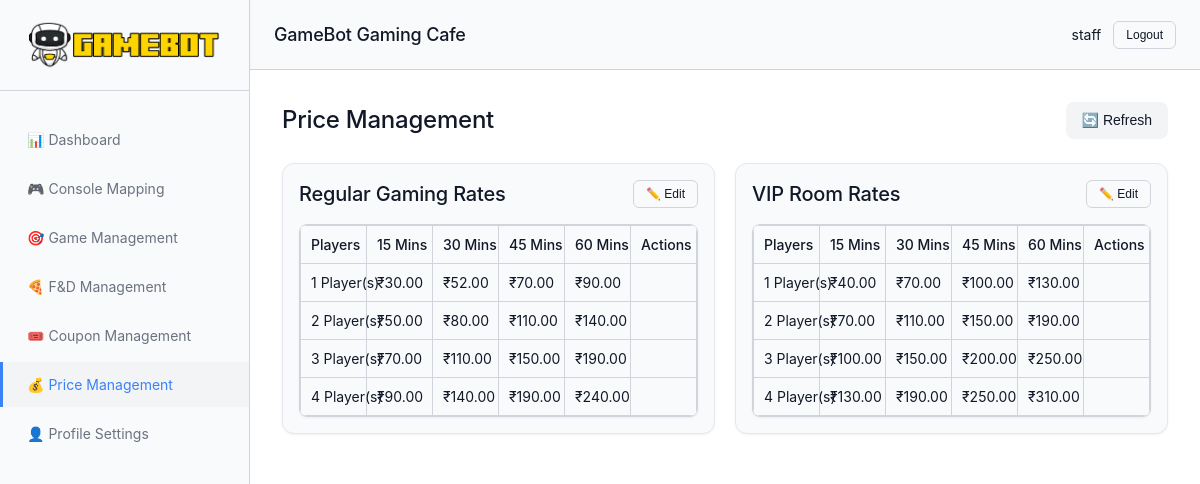
/pages/pricing.php (signed in), run on the app's committed database.
### tables this page shows
CREATE TABLE `users` (
  `id` int(11) NOT NULL,
  `full_name` varchar(255) NOT NULL,
  `username` varchar(100) NOT NULL,
  `email` varchar(255) NOT NULL,
  `phone` varchar(20) DEFAULT NULL,
  `password` varchar(255) NOT NULL,
  `role` enum('Admin','Manager','Staff') NOT NULL DEFAULT 'Staff',
  `branch_id` int(11) DEFAULT 1,
  `status` enum('Active','Inactive') NOT NULL DEFAULT 'Active',
  `created_at` timestamp NOT NULL DEFAULT current_timestamp(),
  `updated_at` timestamp NOT NULL DEFAULT current_timestamp() ON UPDATE current_timestamp()
);

CREATE TABLE `pricing` (
  `id` int(11) NOT NULL,
  `rate_type` enum('regular','vip') NOT NULL,
  `player_count` int(11) NOT NULL,
  `duration_15` decimal(10,2) DEFAULT NULL,
  `duration_30` decimal(10,2) DEFAULT NULL,
  `duration_45` decimal(10,2) DEFAULT NULL,
  `duration_60` decimal(10,2) DEFAULT NULL,
  `branch_id` int(11) DEFAULT 1,
  `updated_at` timestamp NOT NULL DEFAULT current_timestamp() ON UPDATE current_timestamp()
);

### config/auth.php (called while the page is built, shortened)
<?php
class Auth
{
    public static function userId()
    {
        return $_SESSION['user_id'] ?? null;
    }
    public static function user()
    {
        $db = getDB();
        $userId = self::userId();
        $stmt = $db->prepare("SELECT id, full_name, username, email, phone, role, branch_id, status FROM users WHERE id = ? LIMIT 1");
        $stmt->bind_param("i", $userId);
        $stmt->execute();
        $result = $stmt->get_result();
        if ($result->num_rows > 0) {
            return $result->fetch_assoc();
        }
        return null;
    }
}

### pages/pricing.php (the view, shortened to what this page needs)
<?php
$currentPage = 'pricing';
require_once __DIR__ . '/../includes/header.php';
$db = getDB();
$regularPricing = [];
$vipPricing = [];
$stmt = $db->prepare("SELECT * FROM pricing WHERE rate_type = 'regular' ORDER BY player_count ASC");
$stmt->execute();
$result = $stmt->get_result();
while ($row = $result->fetch_assoc()) {
    $regularPricing[] = $row;
}
$stmt = $db->prepare("SELECT * FROM pricing WHERE rate_type = 'vip' ORDER BY player_count ASC");
$stmt->execute();
$result = $stmt->get_result();
while ($row = $result->fetch_assoc()) {
    $vipPricing[] = $row;
}
?>
<section id="price-management" class="content-section active">
    <div class="section-header">
        <h2 class="section-title">Price Management</h2>
        <div class="header-actions">
            <button id="refresh-pricing-btn" class="btn btn--secondary">🔄 Refresh</button>
        </div>
    </div>
    <div class="pricing-management-grid" id="pricing-grid">
        <div class="card">
            <div class="card__body">
                <div class="pricing-section-header">
                    <h3>Regular Gaming Rates</h3>
                    <button class="btn btn--sm btn--outline" onclick="editRegularRates()">✏️ Edit</button>
                </div>
                <div class="pricing-table">
                    <table class="data-table">
                        <thead>
                            <tr>
                                <th>Players</th>
                                <th>15 Mins</th>
                                <th>30 Mins</th>
                                <th>45 Mins</th>
                                <th>60 Mins</th>
                                <th>Actions</th>
                            </tr>
                        </thead>
                        <tbody id="regular-pricing">
                            <?php foreach ($regularPricing as $rate): ?>
                                <tr>
                                    <td><?php echo $rate['player_count']; ?> Player(s)</td>
                                    <td>₹<?php echo number_format($rate['duration_15'], 2); ?></td>
                                    <td>₹<?php echo number_format($rate['duration_30'], 2); ?></td>
                                    <td>₹<?php echo number_format($rate['duration_45'], 2); ?></td>
                                    <td>₹<?php echo number_format($rate['duration_60'], 2); ?></td>
                                    <td>
                                    </td>
                                </tr>
                            <?php endforeach; ?>
                        </tbody>
                    </table>
                </div>
            </div>
        </div>
        <div class="card">
            <div class="card__body">
                <div class="pricing-section-header">
                    <h3>VIP Room Rates</h3>
                    <button class="btn btn--sm btn--outline" onclick="editVipRates()">✏️ Edit</button>
                </div>
                <div class="pricing-table">
                    <table class="data-table">
                        <thead>
                            <tr>
                                <th>Players</th>
                                <th>15 Mins</th>
                                <th>30 Mins</th>
                                <th>45 Mins</th>
                                <th>60 Mins</th>
                                <th>Actions</th>
                            </tr>
                        </thead>
                        <tbody id="vip-pricing">
                            <?php foreach ($vipPricing as $rate): ?>
                                <tr>
                                    <td><?php echo $rate['player_count']; ?> Player(s)</td>
                                    <td>₹<?php echo number_format($rate['duration_15'], 2); ?></td>
                                    <td>₹<?php echo number_format($rate['duration_30'], 2); ?></td>
                                    <td>₹<?php echo number_format($rate['duration_45'], 2); ?></td>
                                    <td>₹<?php echo number_format($rate['duration_60'], 2); ?></td>
                                    <td>
                                    </td>
                                </tr>
                            <?php endforeach; ?>
                        </tbody>
                    </table>
                </div>
            </div>
        </div>
    </div>
</section>
<?php require_once __DIR__ . '/../includes/footer.php'; ?>

### includes/header.php (shortened to what this page needs)
<?php
require_once __DIR__ . '/../config/auth.php';
$currentUser = Auth::user();
?>
<!DOCTYPE html>
<html lang="en">
<head>
    <link rel="stylesheet" href="<?php echo SITE_URL; ?>/style.css">
</head>
<body>
    <div id="main-app" class="main-app">
        <header class="header">
            <div class="header-content">
                <h1 class="header-title"><?php echo SITE_NAME; ?></h1>
                <div class="header-actions">
                    <div class="user-info">
                        <span id="current-user"><?php echo htmlspecialchars($currentUser['full_name']); ?></span>
                        <button id="logout-btn" class="btn btn--outline btn--sm" onclick="logout()">Logout</button>
                    </div>
                </div>
            </div>
        </header>
        <nav class="sidebar">
            <div class="sidebar-logo">
                <img src="<?php echo SITE_URL; ?>/assets/logo.png" alt="GAMEBOT Logo" class="logo-img">
            </div>
            <ul class="nav-menu">
                <li><a href="<?php echo SITE_URL; ?>/pages/dashboard.php" class="nav-item <?php echo ($currentPage ?? '') === 'dashboard' ? 'active' : ''; ?>">📊 Dashboard</a></li>
                <li><a href="<?php echo SITE_URL; ?>/pages/console-mapping.php" class="nav-item <?php echo ($currentPage ?? '') === 'console-mapping' ? 'active' : ''; ?>">🎮 Console Mapping</a></li>
                <li><a href="<?php echo SITE_URL; ?>/pages/games.php" class="nav-item <?php echo ($currentPage ?? '') === 'games' ? 'active' : ''; ?>">🎯 Game Management</a></li>
                <li><a href="<?php echo SITE_URL; ?>/pages/fandd-management.php" class="nav-item <?php echo ($currentPage ?? '') === 'fandd-management' ? 'active' : ''; ?>">🍕 F&D Management</a></li>
                <li><a href="<?php echo SITE_URL; ?>/pages/coupons.php" class="nav-item <?php echo ($currentPage ?? '') === 'coupons' ? 'active' : ''; ?>">🎟️ Coupon Management</a></li>
                <li><a href="<?php echo SITE_URL; ?>/pages/pricing.php" class="nav-item <?php echo ($currentPage ?? '') === 'pricing' ? 'active' : ''; ?>">💰 Price Management</a></li>
                <li><a href="<?php echo SITE_URL; ?>/pages/profile.php" class="nav-item <?php echo ($currentPage ?? '') === 'profile' ? 'active' : ''; ?>">👤 Profile Settings</a></li>
            </ul>
        </nav>
        <main class="main-content">

### data on the page
users: full_name "staff"
pricing: player_count "1", duration_15 "30.00", duration_30 "52.00", duration_45 "70.00", duration_60 "90.00"
pricing: player_count "2", duration_15 "50.00", duration_30 "80.00", duration_45 "110.00", duration_60 "140.00"
pricing: player_count "3", duration_15 "70.00", duration_30 "110.00", duration_45 "150.00", duration_60 "190.00"
pricing: player_count "4", duration_15 "90.00", duration_30 "140.00", duration_45 "190.00", duration_60 "240.00"
pricing: player_count "1", duration_15 "40.00", duration_30 "70.00", duration_45 "100.00", duration_60 "130.00"
pricing: player_count "2", duration_15 "70.00", duration_30 "110.00", duration_45 "150.00", duration_60 "190.00"
pricing: player_count "3", duration_15 "100.00", duration_30 "150.00", duration_45 "200.00", duration_60 "250.00"
pricing: player_count "4", duration_15 "130.00", duration_30 "190.00", duration_45 "250.00", duration_60 "310.00"

### other printed values
SITE_NAME "GameBot Gaming Cafe"
